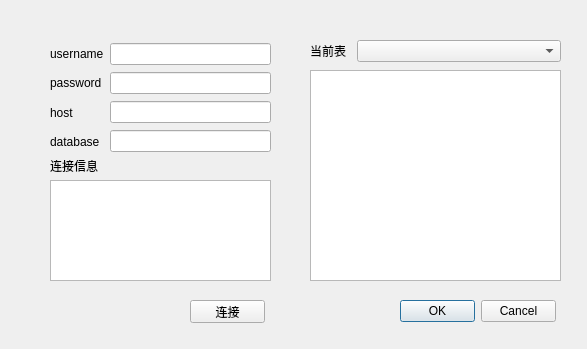
<?xml version="1.0" encoding="UTF-8"?>
<ui version="4.0">
 <class>Dialog</class>
 <widget class="QDialog" name="Dialog">
  <property name="geometry">
   <rect>
    <x>0</x>
    <y>0</y>
    <width>587</width>
    <height>349</height>
   </rect>
  </property>
  <property name="windowTitle">
   <string>Dialog</string>
  </property>
  <widget class="QPushButton" name="pushButton">
   <property name="geometry">
    <rect>
     <x>190</x>
     <y>300</y>
     <width>75</width>
     <height>23</height>
    </rect>
   </property>
   <property name="text">
    <string>连接</string>
   </property>
  </widget>
  <widget class="QTextEdit" name="textEdit">
   <property name="geometry">
    <rect>
     <x>50</x>
     <y>180</y>
     <width>221</width>
     <height>101</height>
    </rect>
   </property>
  </widget>
  <widget class="QWidget" name="layoutWidget">
   <property name="geometry">
    <rect>
     <x>310</x>
     <y>40</y>
     <width>251</width>
     <height>22</height>
    </rect>
   </property>
   <layout class="QHBoxLayout" name="horizontalLayout_2">
    <item>
     <widget class="QLabel" name="label_4">
      <property name="sizePolicy">
       <sizepolicy hsizetype="Preferred" vsizetype="Preferred">
        <horstretch>1</horstretch>
        <verstretch>0</verstretch>
       </sizepolicy>
      </property>
      <property name="text">
       <string>当前表</string>
      </property>
     </widget>
    </item>
    <item>
     <widget class="QComboBox" name="comboBox">
      <property name="sizePolicy">
       <sizepolicy hsizetype="Preferred" vsizetype="Fixed">
        <horstretch>5</horstretch>
        <verstretch>0</verstretch>
       </sizepolicy>
      </property>
     </widget>
    </item>
   </layout>
  </widget>
  <widget class="QLabel" name="label_5">
   <property name="geometry">
    <rect>
     <x>50</x>
     <y>160</y>
     <width>54</width>
     <height>12</height>
    </rect>
   </property>
   <property name="text">
    <string>连接信息</string>
   </property>
  </widget>
  <widget class="QDialogButtonBox" name="buttonBox">
   <property name="geometry">
    <rect>
     <x>400</x>
     <y>300</y>
     <width>156</width>
     <height>23</height>
    </rect>
   </property>
   <property name="standardButtons">
    <set>QDialogButtonBox::Cancel|QDialogButtonBox::Ok</set>
   </property>
  </widget>
  <widget class="QTextEdit" name="textEdit_2">
   <property name="geometry">
    <rect>
     <x>310</x>
     <y>70</y>
     <width>251</width>
     <height>211</height>
    </rect>
   </property>
  </widget>
  <widget class="QWidget" name="">
   <property name="geometry">
    <rect>
     <x>50</x>
     <y>42</y>
     <width>221</width>
     <height>111</height>
    </rect>
   </property>
   <layout class="QHBoxLayout" name="horizontalLayout">
    <item>
     <layout class="QVBoxLayout" name="verticalLayout">
      <item>
       <widget class="QLabel" name="label">
        <property name="text">
         <string>username</string>
        </property>
       </widget>
      </item>
      <item>
       <widget class="QLabel" name="label_2">
        <property name="text">
         <string>password</string>
        </property>
       </widget>
      </item>
      <item>
       <widget class="QLabel" name="label_3">
        <property name="text">
         <string>host</string>
        </property>
       </widget>
      </item>
      <item>
       <widget class="QLabel" name="label_6">
        <property name="text">
         <string>database</string>
        </property>
       </widget>
      </item>
     </layout>
    </item>
    <item>
     <layout class="QVBoxLayout" name="verticalLayout_2">
      <item>
       <widget class="QLineEdit" name="lineEdit"/>
      </item>
      <item>
       <widget class="QLineEdit" name="lineEdit_2"/>
      </item>
      <item>
       <widget class="QLineEdit" name="lineEdit_3"/>
      </item>
      <item>
       <widget class="QLineEdit" name="lineEdit_4"/>
      </item>
     </layout>
    </item>
   </layout>
  </widget>
 </widget>
 <resources/>
 <connections/>
</ui>
